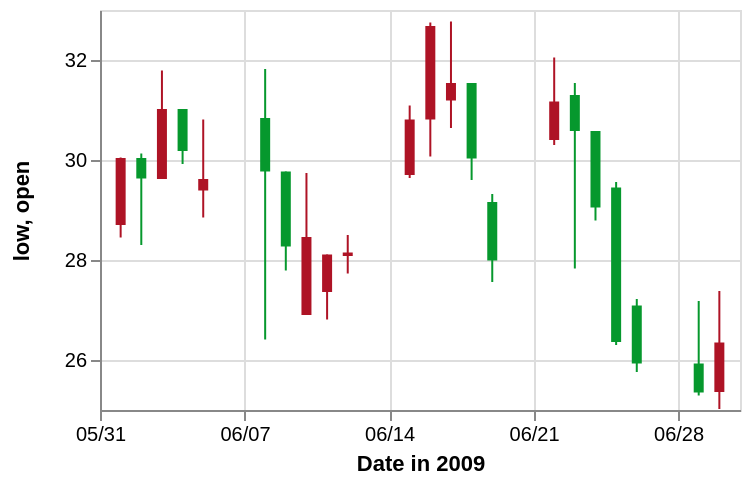

Specify this chart in Vega-Lite:
### Vega specification from a JSON file in a GitHub repository (floating-point values rounded to 4 significant figures)
{"$schema": "https://vega.github.io/schema/vega/v3.0.json", "description": "A candlestick chart inspired from Protovis(http://mbostock.github.io/protovis/ex/candlestick.html)", "autosize": "pad", "padding": 5, "width": 320, "height": 200, "style": "cell", "data": [{"name": "source_0", "values": [{"date": "01-Jun-2009", "open": 28.7, "high": 30.05, "low": 28.45, "close": 30.04, "signal": "short", "ret": -4.894}, {"date": "02-Jun-2009", "open": 30.04, "high": 30.13, "low": 28.3, "close": 29.63, "signal": "short", "ret": -0.3226}, {"date": "03-Jun-2009", "open": 29.62, "high": 31.79, "low": 29.62, "close": 31.02, "signal": "short", "ret": 3.687}, {"date": "04-Jun-2009", "open": 31.02, "high": 31.02, "low": 29.92, "close": 30.18, "signal": "short", "ret": 4.51}, {"date": "05-Jun-2009", "open": 29.39, "high": 30.81, "low": 28.85, "close": 29.62, "signal": "short", "ret": 6.084}, {"date": "08-Jun-2009", "open": 30.84, "high": 31.82, "low": 26.41, "close": 29.77, "signal": "short", "ret": 1.254}, {"date": "09-Jun-2009", "open": 29.77, "high": 29.77, "low": 27.79, "close": 28.27, "signal": "short", "ret": -5.024}, {"date": "10-Jun-2009", "open": 26.9, "high": 29.74, "low": 26.9, "close": 28.46, "signal": "short", "ret": -5.466}, {"date": "11-Jun-2009", "open": 27.36, "high": 28.11, "low": 26.81, "close": 28.11, "signal": "short", "ret": -8.374}, {"date": "12-Jun-2009", "open": 28.08, "high": 28.5, "low": 27.73, "close": 28.15, "signal": "short", "ret": -5.528}, {"date": "15-Jun-2009", "open": 29.7, "high": 31.09, "low": 29.64, "close": 30.81, "signal": "long", "ret": 3.492}, {"date": "16-Jun-2009", "open": 30.81, "high": 32.75, "low": 30.07, "close": 32.68, "signal": "short", "ret": 0.155}, {"date": "17-Jun-2009", "open": 31.19, "high": 32.77, "low": 30.64, "close": 31.54, "signal": "short", "ret": 5.828}, {"date": "18-Jun-2009", "open": 31.54, "high": 31.54, "low": 29.6, "close": 30.03, "signal": "short", "ret": 8.176}, {"date": "19-Jun-2009", "open": 29.16, "high": 29.32, "low": 27.56, "close": 27.99, "signal": "short", "ret": 8.599}, {"date": "22-Jun-2009", "open": 30.4, "high": 32.05, "low": 30.3, "close": 31.17, "signal": "short", "ret": 15.49}, {"date": "23-Jun-2009", "open": 31.3, "high": 31.54, "low": 27.83, "close": 30.58, "signal": "short", "ret": 11.74}, {"date": "24-Jun-2009", "open": 30.58, "high": 30.58, "low": 28.79, "close": 29.05, "signal": "long", "ret": -10.42}, {"date": "25-Jun-2009", "open": 29.45, "high": 29.56, "low": 26.3, "close": 26.36, "signal": "long", "ret": 0}, {"date": "26-Jun-2009", "open": 27.09, "high": 27.22, "low": 25.76, "close": 25.93, "signal": "long", "ret": 0}, {"date": "29-Jun-2009", "open": 25.93, "high": 27.18, "low": 25.29, "close": 25.35, "signal": "long", "ret": 5.263}, {"date": "30-Jun-2009", "open": 25.36, "high": 27.38, "low": 25.02, "close": 26.35, "signal": "long", "ret": 6.738}], "format": {"type": "json"}}, {"name": "data_0", "source": "source_0", "transform": [{"type": "formula", "expr": "datum.open > datum.close", "as": "isIncrease"}]}, {"name": "data_1", "source": "data_0", "transform": [{"type": "formula", "expr": "toDate(datum[\"date\"])", "as": "date"}, {"type": "formula", "expr": "toNumber(datum[\"low\"])", "as": "low"}, {"type": "formula", "expr": "toNumber(datum[\"high\"])", "as": "high"}, {"type": "filter", "expr": "datum[\"date\"] !== null && !isNaN(datum[\"date\"]) && datum[\"low\"] !== null && !isNaN(datum[\"low\"])"}, {"type": "formula", "as": "yearmonthdate_date", "expr": "datetime(year(datum[\"date\"]), month(datum[\"date\"]), date(datum[\"date\"]), 0, 0, 0, 0)"}]}, {"name": "data_2", "source": "data_0", "transform": [{"type": "formula", "expr": "toDate(datum[\"date\"])", "as": "date"}, {"type": "formula", "expr": "toNumber(datum[\"open\"])", "as": "open"}, {"type": "formula", "expr": "toNumber(datum[\"close\"])", "as": "close"}, {"type": "filter", "expr": "datum[\"date\"] !== null && !isNaN(datum[\"date\"]) && datum[\"open\"] !== null && !isNaN(datum[\"open\"])"}, {"type": "formula", "as": "yearmonthdate_date", "expr": "datetime(year(datum[\"date\"]), month(datum[\"date\"]), date(datum[\"date\"]), 0, 0, 0, 0)"}]}], "marks": [{"name": "layer_0_marks", "type": "rule", "style": ["rule"], "from": {"data": "data_1"}, "encode": {"update": {"x": {"scale": "x", "field": "yearmonthdate_date"}, "y": {"scale": "y", "field": "low"}, "y2": {"scale": "y", "field": "high"}, "stroke": {"scale": "color", "field": "isIncrease"}}}}, {"name": "layer_1_marks", "type": "rect", "style": ["bar"], "from": {"data": "data_2"}, "encode": {"update": {"xc": {"scale": "x", "field": "yearmonthdate_date"}, "width": {"value": 5}, "y": {"scale": "y", "field": "open"}, "y2": {"scale": "y", "field": "close"}, "fill": {"scale": "color", "field": "isIncrease"}}}}], "scales": [{"name": "x", "type": "time", "domain": {"fields": [{"signal": "{data: datetime(2009, 4, 31, 0, 0, 0, 0)}"}, {"signal": "{data: datetime(2009, 6, 1, 0, 0, 0, 0)}"}, {"data": "data_2", "field": "yearmonthdate_date"}], "sort": true}, "range": [0, {"signal": "width"}], "nice": "day"}, {"name": "y", "type": "linear", "domain": {"fields": [{"data": "data_1", "field": "low"}, {"data": "data_1", "field": "high"}, {"data": "data_2", "field": "open"}, {"data": "data_2", "field": "close"}], "sort": true}, "range": [{"signal": "height"}, 0], "zero": false, "nice": true}, {"name": "color", "type": "ordinal", "domain": {"fields": [{"data": "data_1", "field": "isIncrease"}, {"data": "data_2", "field": "isIncrease"}], "sort": true}, "range": ["#ae1325", "#06982d"]}], "axes": [{"title": "Date in 2009", "scale": "x", "labelOverlap": true, "orient": "bottom", "tickCount": {"signal": "ceil(width/40)"}, "zindex": 1, "encode": {"labels": {"update": {"text": {"signal": "timeFormat(datum.value, '%m/%d')"}}}}}, {"scale": "x", "domain": false, "grid": true, "labels": false, "maxExtent": 0, "minExtent": 0, "orient": "bottom", "tickCount": {"signal": "ceil(width/40)"}, "ticks": false, "zindex": 0, "gridScale": "y"}, {"scale": "y", "labelOverlap": true, "orient": "left", "tickCount": {"signal": "ceil(height/40)"}, "title": "low, open", "zindex": 1}, {"scale": "y", "domain": false, "grid": true, "labels": false, "maxExtent": 0, "minExtent": 0, "orient": "left", "tickCount": {"signal": "ceil(height/40)"}, "ticks": false, "zindex": 0, "gridScale": "x"}], "config": {"axisY": {"minExtent": 30}}}
